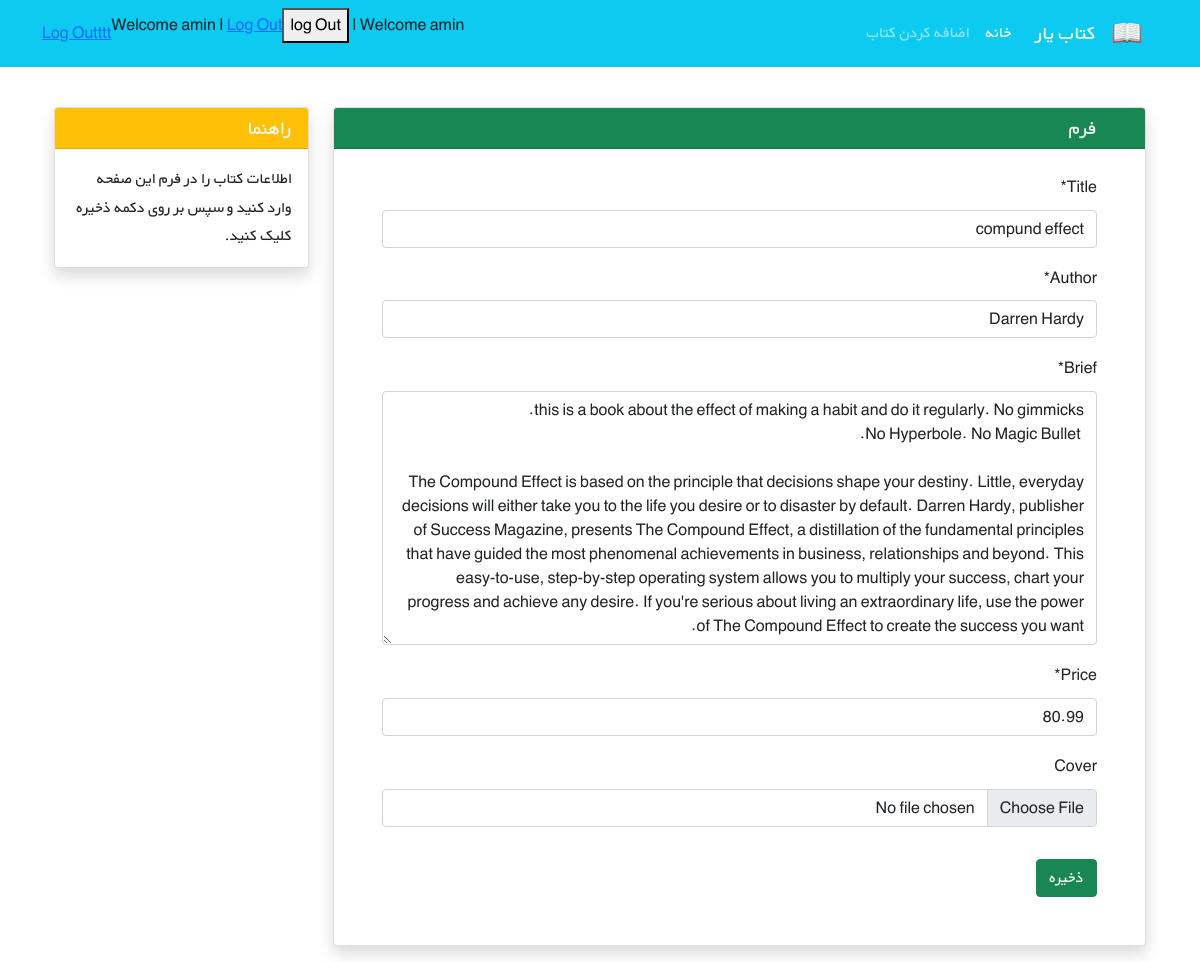
/books/update/9 (signed in), run on the app's committed database.
### accounts/models.py (models this page shows)
class CustomUser(AbstractUser):
    age = models.PositiveIntegerField(null=True, blank=True)

### books/models.py (models this page shows, shortened)
class Book(models.Model):
    user = models.ForeignKey(get_user_model(), on_delete=models.CASCADE)
    title = models.CharField(max_length=200)
    author = models.CharField(max_length=200)
    brief = models.TextField()
    price = models.DecimalField(max_digits=5, decimal_places=2)
    cover = models.ImageField(upload_to='covers/', blank=True)

### books/views.py (the view)
# urls.py: path('update/<int:pk>', BookUpdateView.as_view(), name='book_update'),
class BookUpdateView(LoginRequiredMixin, UserPassesTestMixin, generic.UpdateView):
    model = Book
    form_class = NewBookForm
    template_name = 'books/book_update.html'
    def test_func(self):
        obj = self.get_object()
        return obj.user == self.request.user

### books/forms.py
class NewBookForm(forms.ModelForm):
    class Meta:
        model = Book
        fields = ['title', 'author', 'brief', 'price', 'cover']

### books/Templates/books/book_update.html (shortened to what this page needs)
{% extends '_base.html' %}
{% load crispy_forms_tags %}
{% block content %}
        <div class="container mt-4" dir="rtl">
        <div class="row">
            <div class="col-9">
                <div class="card shadow my-3">
                    <h5 class="card-header bg-success text-light px-5">فرم</h5>
                    <div class="px-5 pt-3 pb-5">
                        <form method="POST" enctype="multipart/form-data">
                            <div class="form-group py-2">
                                {{ form | crispy }}
                            </div>
                            <button type="submit" class="btn btn-success mt-2">ذخیره</button>
                        </form>
                    </div>
                </div>
            </div>
            <div class="col-3">
                <div class="card my-3 shadow">
                    <h5 class="card-header bg-warning text-light">راهنما</h5>
                    <div class="card-body">
                        <p class="card-text">
                            اطلاعات کتاب را در فرم این صفحه وارد کنید و سپس بر روی دکمه ذخیره کلیک کنید.
                        </p>
                    </div>
                </div>
            </div>
        </div>
    </div>
{% endblock %}

### templates/_base.html (shortened to what this page needs)
{% load static %}
<!doctype html>
<head>
    <link href="https://cdn.jsdelivr.net/npm/bootstrap@5.1.3/dist/css/bootstrap.min.css" rel="stylesheet"
>
    <link rel="stylesheet" href="{% static 'css/style.css' %}">
</head>
<body>
<nav class="navbar navbar-expand-lg navbar-dark bg-info" dir="rtl">
    <div class="container">
        <a class="navbar-brand" href="{% url 'home' %}">
            <img src="{% static 'icons/book.png' %}" alt="" height="30"
                 class="d-inline-block align-text-top">
        </a>
        <a class="navbar-brand mx-3" href="{% url 'home' %}">کتاب یار</a>
        <div class="collapse navbar-collapse" id="navbarNavAltMarkup">
            <div class="navbar-nav">
                <a class="nav-link active" aria-current="page" href="{% url 'book_list' %}">خانه</a>
                <a class="nav-link" href="{% url "book_create" %}">اضافه کردن کتاب</a>
            </div>
        </div>
            {% if user.is_authenticated %}
                <form action="{% url 'logout' %}" method="post">
                    <p>Welcome {{ user.username }} | <button type="submit">log Out</button></p>
                </form>
            {% else %}
                <a href="{% url 'login' %}">Log In</a> | <a href="{% url 'signup' %}">sign Up</a>
            {% endif %}
            <p>Welcome {{ user.username }} | <a href="{% url 'logout' %}">Log Out</a></p>
            <a href="{% url 'logout' %}">Log Outttt</a>
        </div>
</nav>
<div class="container">
    {% block content %}
    {% endblock %}
</div>
</body>
</html>

### static/css/style.css (style rules this page uses)
* { font-family: 'BYekan', sans-serif; line-height: 1.8rem; }

### data on the page
CustomUser: username "amin"
Book: title "compund effect", author "Darren Hardy", brief "this is a book about the effect of making a habit and do it regularly. No gimmicks. No Hyperbole. No Magic Bullet. The Compound Effect is based on the principle that decisions shape your destiny. Little, everyday decisions will either take you to the life you desire or to disaster by default. Darren Hardy, publisher of Success Magazine, presents The Compound Effect, a distillation of the fundamental principles that have guided the most phenomenal achievements in business, relationships and beyond. This easy-to-use, step-by-step operating system allows you to multiply your success, chart your progress and achieve any desire. If you're serious about living an extraordinary life, use the power…", price "80.99"
